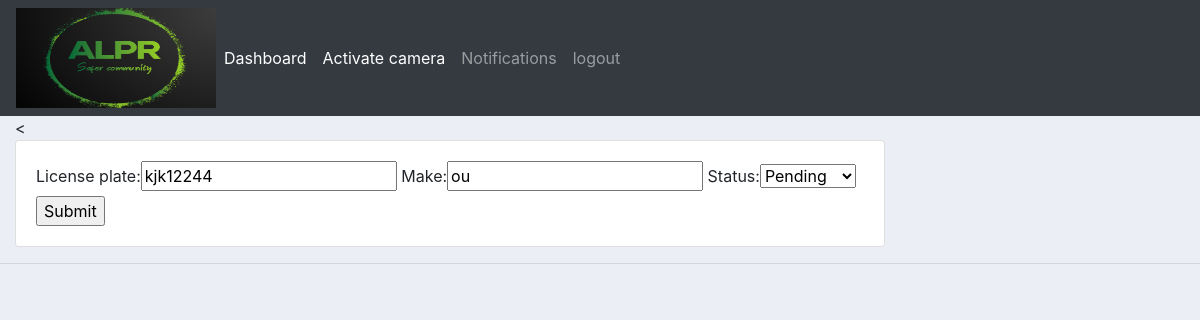
Screenshot of /update_vehicle/3 with the database file from the repository.
### accounts/models.py (models this page shows, shortened)
class Vehicle(models.Model):
    STATUS = (
            ('Pending', 'Pending'),
            ('Approved', 'Approved'),
            )
    license_plate = models.CharField(max_length=50, null=True)
    make = models.CharField(max_length=50, null=True)
    status = models.CharField(max_length=200, null=True, choices=STATUS)

### accounts/views.py (the view)
# urls.py: path('update_vehicle/<str:pk>', views.updateVehicle, name="update_vehicle"),
def updateVehicle(request,pk):
    vehicle = Vehicle.objects.get(id=pk)
    form = AddVehicleForm(instance=vehicle)
    if request.method == 'POST':
        form = AddVehicleForm(request.POST, instance=vehicle)
        if form.is_valid():
            form.save()
            return redirect('/')
    context = {'form':form}
    return render(request, 'accounts/add_vehicle.html', context)

### accounts/forms.py
class AddVehicleForm(ModelForm):
    class Meta:
        model = Vehicle
        fields = '__all__' # ['License_Plate', 'Make', 'Status', 'Update', 'Remove']

### accounts/templates/accounts/add_vehicle.html (shortened to what this page needs)
{%  extends 'accounts/main.html' %}
{% load static %}
{% block content %}
<
<div class="row">
	<div class="col-md-9">
		<div class="card card-body">
			<form action="" method="POST">
				{{form}}
				<input type="submit" name="Submit">
			</form>
		</div>
	</div>
</div>
{% endblock %}

### static/css/main.css (style rules this page uses)
body { background-color: #ebeff5; }

### rows the page displays
Vehicle: license_plate "kjk12244", make "ou", status "Pending"
